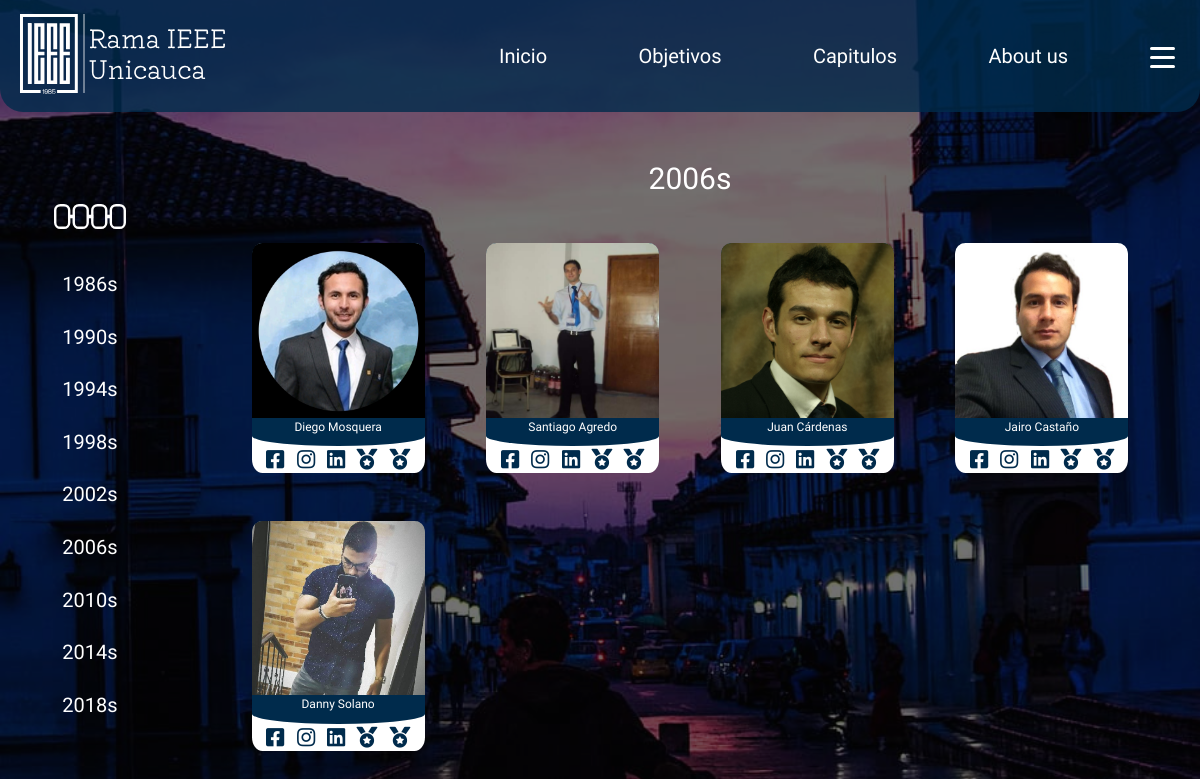
Page /views/mosaico.php?anio=2006 on the committed database.
### tables this page shows
CREATE TABLE `miembros` (
  `id` int(11) NOT NULL,
  `primerNombre` varchar(30) NOT NULL,
  `segundoNombre` varchar(30) DEFAULT NULL,
  `nombrePreferido` tinyint(4) NOT NULL DEFAULT 1,
  `primerApellido` varchar(30) NOT NULL,
  `segundoApellido` varchar(30) DEFAULT NULL,
  `nombreEnRama` varchar(30) NOT NULL,
  `anioIngresoRama` year(4) NOT NULL,
  `anioSalidaRama` year(4) NOT NULL,
  `correo` varchar(100) NOT NULL,
  `celular` varchar(20) NOT NULL,
  `frase` varchar(400) NOT NULL,
  `urlFoto` varchar(400) NOT NULL,
  `urlLinkedin` varchar(400) DEFAULT NULL,
  `estado` int(1) NOT NULL DEFAULT 0,
  `ocupacionActual` varchar(30) DEFAULT NULL,
  `contactos` varchar(400) DEFAULT NULL
);

### templates/auto-time-line.php (called while the page is built, shortened)
<?php
    $anioInicio = 1986;
    $anioFinal = date("Y");
    $intervalo = 4;
?>

### views/mosaico.php (the view, shortened to what this page needs)
<?php
include_once("../connection/db_connection.php");
include_once("../templates/header.php");
include_once("../templates/navigation.php");
?>
<div class="page-content">
	<div class="grid-layout">
		<div class="vertical-timeline-layout">
			<div class="vertical-timeline">
				<div class="year-interval year-interval-icon">
					<a href="/anuario/index.php"><img src="/anuario/img/icons/year-interval-icon.svg" alt="year-icon"></a>
				</div>
				<?php
				include "../templates/auto-time-line.php";
				for ($i = $anioInicio; $i <= $anioFinal; $i = $i + $intervalo) {
				?>
					<a href="?anio=<?php echo $i ?>">
						<div class="year-interval"><?php echo $i ?></div>
					</a>
				<?php
				}
				?>
			</div>
		</div>
		<div class="mini-cards-layout" id="mini-cards-layout">
			<?php
			$conection = mysqli_connect($host, $user, $pw, $db);
			if (isset($_GET['anio'])) {
				$anio = $_GET['anio'];
			} else {
				$anio = $anioFinal - $cantidadAnios % 4;
			}
			?>
			<div class="year-title"><?php echo $anio ?></div>
			<?php
			$query = "SELECT * from miembros WHERE anioIngresoRama>=$anio AND anioIngresoRama<$anio+$intervalo";
			$result = mysqli_query($conection, $query);
			while ($row = $result->fetch_array(MYSQLI_NUM)) {
				$id = $row[0];
				$primerNombre = $row[1];
				$segundoNombre = $row[2];
				$nombrePreferido = $row[3];
				$primerApellido = $row[4];
				$urlFoto = $row[12];
			?>
				<div class="mini-card" data-id="<?php echo $id ?>">
					<div class="bg-blue">
						<div class="img-container">
							<img class="member-img" src="<?php echo $urlFoto ?>">
						</div>
						<?php
						if ($nombrePreferido == 1) {
						?>
							<p class="member-name"><?php echo $primerNombre ?> <?php echo $primerApellido ?></p>
						<?php
						} else {
						?>
							<p class="member-name"><?php echo $segundoNombre ?> <?php echo $primerApellido ?></p>
						<?php
						}
						?>
					</div>
					<div class="insignias">
						<i class="fab fa-facebook-square"></i>
						<i class="fab fa-instagram"></i>
						<i class="fab fa-linkedin"></i>
						<i class="fas fa-medal"></i>
						<i class="fas fa-medal"></i>
					</div>
				</div>
			<?php
			}
			?>
		</div>
	</div>
</div>
<?php
include_once("../templates/footer.php");
?>

### css/main.css (style rules this page uses)
*, *:before, *:after { box-sizing: inherit; margin: 0; padding: 0; }
:root { --blanco: #ffffff; --oscuro: #212121; --primario: #002b4c; --secundario: #00467b; --gris-c: #757575; --gris-o: #3a3a3a; }
html { box-sizing: border-box; font-size: 62.5%; }
body { font-family: "Kiwi Maru"; font-size: 1.6rem; }
img { max-width: 100%; }
.page-content { position: relative; margin-top: max(7rem, 14vh); width: 100%; }
.grid-layout { display: grid; grid-template-columns: 15% 85%; }
.vertical-timeline-layout { display: flex; flex-direction: column; justify-content: center; height: 86vh; position: sticky; top: 14vh; }
.vertical-timeline { position: sticky; top: 14vh; height: 80%; display: flex; flex-direction: column; justify-content: space-around; }
.vertical-timeline a { text-decoration: none; }
.year-interval { color: var(--blanco); text-align: center; font-size: 2rem; transition-duration: 100ms; }
.year-interval:not(.year-interval-icon)::after, .year-title::after { content: "s"; }
.year-interval-icon { width: 40%; margin: 5% auto; }
.mini-cards-layout { padding: 4%; display: grid; grid-template-columns: repeat(4, 1fr); grid-row-gap: 5vh; justify-content: space-evenly; justify-items: center; align-content: space-evenly; align-items: center; }
.mini-card { width: 17.32rem; height: 23rem; background-color: var(--blanco); border-radius: 6%; display: flex; flex-direction: column; align-items: center; }
.year-title { grid-column: 1/-1; color: var(--blanco); font-size: 3rem; font-weight: 500; }
.bg-blue { display: flex; flex-direction: column; justify-content: flex-start; align-items: center; color: var(--blanco); width: 100%; height: 88%; border-radius: 6% 6% 50% 50% / 6% 6% 5% 5%; background-color: var(--primario); }
.img-container { position: relative; width: 100%; height: 86%; border-radius: 6% 6% 0 0; }
.img-container * { transition: all 0.5s ease; }
.member-img { object-fit: cover; object-position: center; border-radius: 6% 6% 0 0; height: 100%; width: 100%; }
.member-name { color: var(--blanco); margin-top: 0.2rem; font-size: 1.2rem; }
.insignias { margin-top: 0.5rem; margin-bottom: 0.5rem; display: flex; justify-content: space-around; align-items: center; width: 90%; }
.insignias i { color: var(--primario); transform: scale(1.3); transition-duration: 0.5s; }

### rows in the picture
miembros: urlFoto (picture), primerNombre "Diego", primerApellido "Mosquera"
miembros: urlFoto (picture), primerNombre "Santiago", primerApellido "Agredo"
miembros: urlFoto (picture), primerNombre "Juan", primerApellido "Cárdenas"
miembros: urlFoto (picture), primerNombre "Jairo", primerApellido "Castaño"
miembros: urlFoto (picture), primerNombre "Danny", primerApellido "Solano"

### other values in the picture
$i "1986"
$i "1990"
$i "1994"
$i "1998"
$i "2002"
$i "2006"
$i "2010"
$i "2014"
$i "2018"
$anio "2006"
